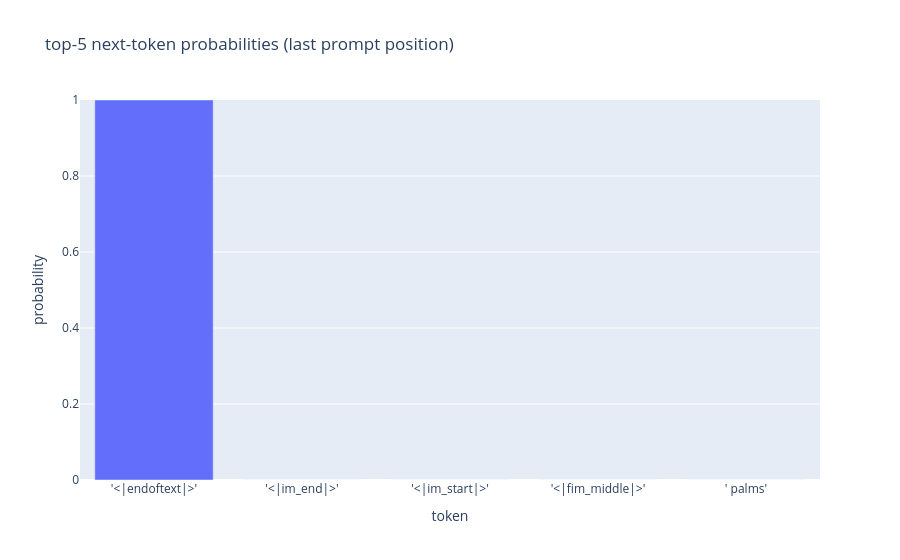

The cell this chart's notebook holds for it:
### Code cell
# viz — token stream + next-token distribution. Orange chip = readout position (not the last user character).
from IPython.display import display
import circuitsvis as cv

df_tok = show_token_stream(tok, enc, title="templated prompt")
display(df_tok)  # pos / id / piece / pad / readout
show_tensor(logits, "logits at last prompt token [vocab]")
plot_top5(tok, probs, k=5).show()

# Attention at one layer. Temporarily uses eager attn (SDPA has no weights), then SDPA is restored.
ATTN_LAYER = 0  # early layer: often positional / previous-token heads
attn = attention_patterns_at_layer(model, enc, ATTN_LAYER)  # [heads, q, k]
show_tensor(attn, f"attention layer {ATTN_LAYER}")
pieces = [tok.decode([i]) or tok.convert_ids_to_tokens(i) for i in enc["input_ids"][0].tolist()]
display(cv.attention.attention_patterns(tokens=pieces, attention=attn))


# Attention at LAST layer. Temporarily uses eager attn (SDPA has no weights), then SDPA is restored.
ATTN_LAYER = n_layers - 1  # 35, last block
attn = attention_patterns_at_layer(model, enc, ATTN_LAYER)  # [heads, q, k]
show_tensor(attn, f"attention layer {ATTN_LAYER}")
pieces = [tok.decode([i]) or tok.convert_ids_to_tokens(i) for i in enc["input_ids"][0].tolist()]
display(cv.attention.attention_patterns(tokens=pieces, attention=attn))

# Fallback if circuitsvis is blank in Cursor: mean attention over heads.
fig, ax = plt.subplots(figsize=(7, 6))
sns.heatmap(attn.mean(0).numpy(), xticklabels=pieces, yticklabels=pieces, ax=ax, cmap="mako")
ax.set_title(f"mean attention over heads, layer {ATTN_LAYER}")
plt.xticks(rotation=90)
fig.tight_layout()
fig.savefig(FIGURES / "attention_layer0_mean.png", dpi=140)
plt.show()

### Figure 1 — Plotly figure (JSON) as saved in the notebook; plotly's stock layout.template omitted (floating-point values rounded to 4 significant figures)
{"data": [{"hovertemplate": "token=%{x}<br>probability=%{y}<extra></extra>", "legendgroup": "", "marker": {"color": "#636efa", "pattern": {"shape": ""}}, "name": "", "orientation": "v", "showlegend": false, "textposition": "auto", "type": "bar", "x": ["'<|endoftext|>'", "'<|im_end|>'", "'<|im_start|>'", "'<|fim_middle|>'", "' palms'"], "xaxis": "x", "y": [1.0, 1.148e-05, 5.043e-07, 1.523e-08, 8.152e-09], "yaxis": "y"}], "layout": {"barmode": "relative", "legend": {"tracegroupgap": 0}, "title": {"text": "top-5 next-token probabilities (last prompt position)"}, "xaxis": {"anchor": "y", "domain": [0, 1], "title": {"text": "token"}}, "yaxis": {"anchor": "x", "domain": [0, 1], "range": [0, 1], "title": {"text": "probability"}}}}
